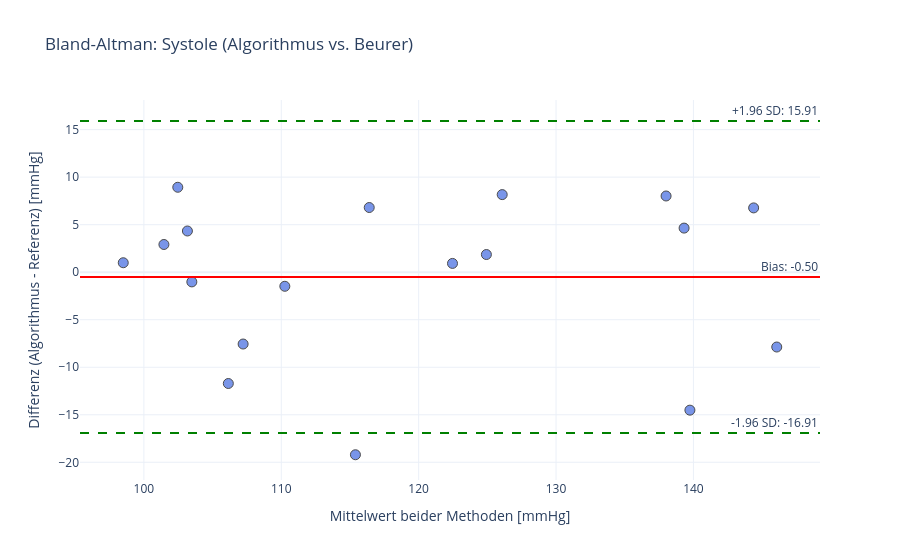
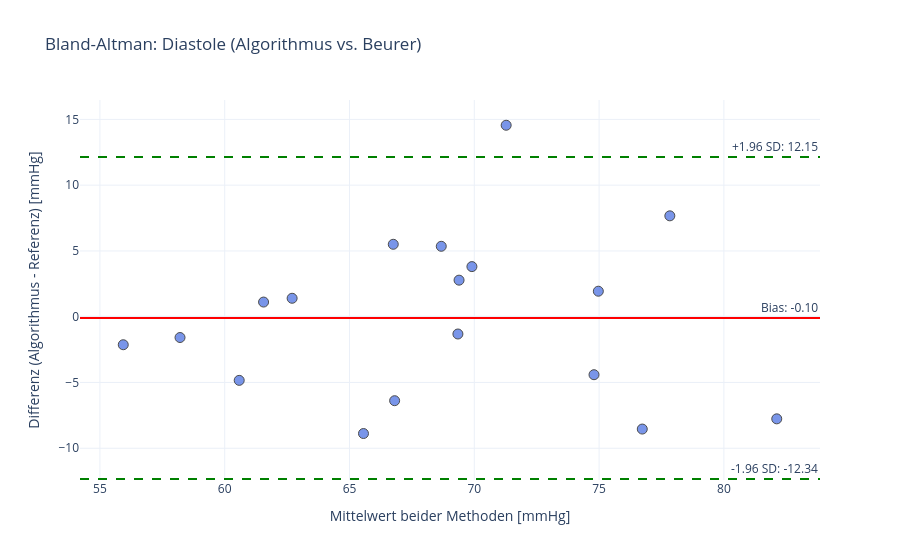
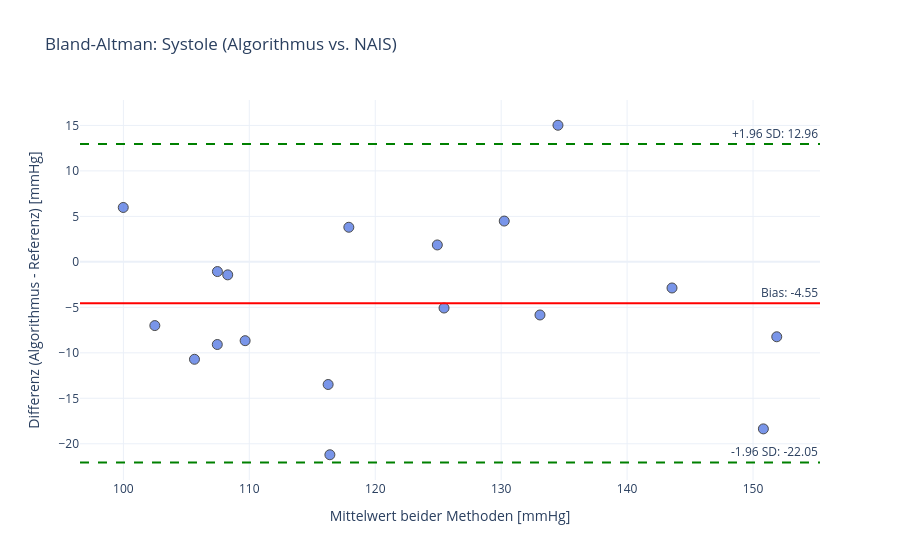
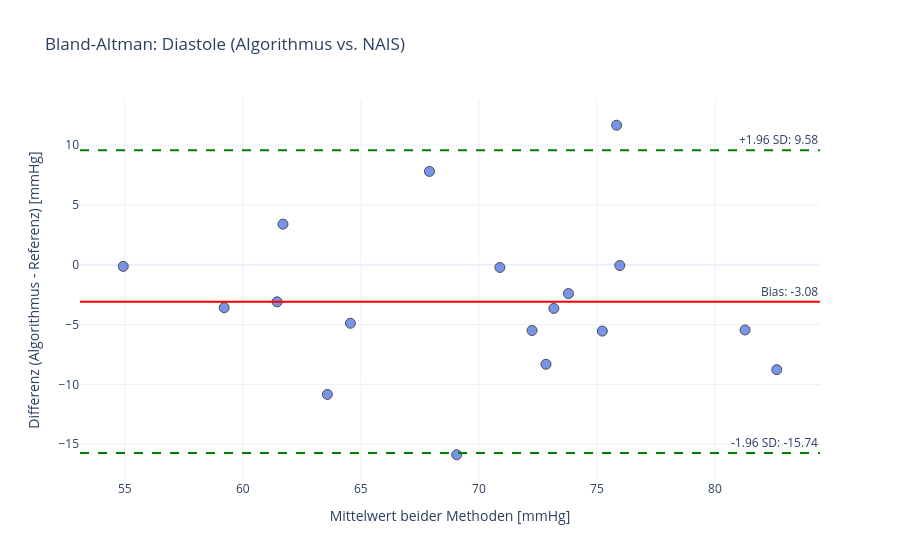

The cell these charts' notebook holds for them, in order:
### Markdown cell above
### Messungen optimiert auf Kombination zwischen Beurer und NAIS

### Code cell
run_analysis(catagories[0])

### Figure 1 — Plotly figure (JSON) as saved in the notebook; plotly's stock layout.template omitted (floating-point values rounded to 4 significant figures)
{"data": [{"hovertemplate": "<b>Messung: %{text}</b><br>Mittelwert: %{x:.1f} mmHg<br>Fehler (Algo-Ref): %{y:.1f} mmHg<extra></extra>", "marker": {"color": "royalblue", "line": {"color": "black", "width": 1}, "opacity": 0.7, "size": 10}, "mode": "markers", "name": "Messungen", "text": ["P01_REST_01_100825", "P01_REST_02_100825", "P01_ACTIV_01_160925", "P02_REST_01_100825", "P02_REST_02_160925", "P02_ACTIV_01_160925", "P03_REST_02_160925", "P03_ACTIV_02_160925", "P04_REST_01_160925", "P04_ACTIV_01_160925", "P05_REST_01_210925", "P05_ACTIV_01_210925", "P06_REST_01_191025", "P06_ACTIV_01_191025", "P07_REST_01_191025", "P07_ACTIV_01_191025", "P08_REST_01_201025", "P08_ACTIV_01_201025"], "x": [103.5, 98.5, 139.7, 107.2, 116.4, 138.0, 101.5, 106.1, 103.2, 115.4, 122.5, 139.3, 126.1, 144.4, 110.3, 146.1, 102.5, 124.9], "y": [-1.02, 0.9951, -14.51, -7.555, 6.804, 8.018, 2.915, -11.71, 4.336, -19.2, 0.9253, 4.639, 8.162, 6.765, -1.482, -7.871, 8.935, 1.86], "type": "scatter"}], "layout": {"shapes": [{"line": {"color": "red", "dash": "solid"}, "type": "line", "x0": 0, "x1": 1, "xref": "x domain", "y0": -0.5001, "y1": -0.5001, "yref": "y"}, {"line": {"color": "green", "dash": "dash"}, "type": "line", "x0": 0, "x1": 1, "xref": "x domain", "y0": 15.91, "y1": 15.91, "yref": "y"}, {"line": {"color": "green", "dash": "dash"}, "type": "line", "x0": 0, "x1": 1, "xref": "x domain", "y0": -16.91, "y1": -16.91, "yref": "y"}], "annotations": [{"showarrow": false, "text": "Bias: -0.50", "x": 1, "xanchor": "right", "xref": "x domain", "y": -0.5001, "yanchor": "bottom", "yref": "y"}, {"showarrow": false, "text": "+1.96 SD: 15.91", "x": 1, "xanchor": "right", "xref": "x domain", "y": 15.91, "yanchor": "bottom", "yref": "y"}, {"showarrow": false, "text": "-1.96 SD: -16.91", "x": 1, "xanchor": "right", "xref": "x domain", "y": -16.91, "yanchor": "bottom", "yref": "y"}], "title": {"text": "Bland-Altman: Systole (Algorithmus vs. Beurer)"}, "xaxis": {"title": {"text": "Mittelwert beider Methoden [mmHg]"}}, "yaxis": {"title": {"text": "Differenz (Algorithmus - Referenz) [mmHg]"}}, "hovermode": "closest"}}

### Figure 2 — Plotly figure (JSON) as saved in the notebook; plotly's stock layout.template omitted (floating-point values rounded to 4 significant figures)
{"data": [{"hovertemplate": "<b>Messung: %{text}</b><br>Mittelwert: %{x:.1f} mmHg<br>Fehler (Algo-Ref): %{y:.1f} mmHg<extra></extra>", "marker": {"color": "royalblue", "line": {"color": "black", "width": 1}, "opacity": 0.7, "size": 10}, "mode": "markers", "name": "Messungen", "text": ["P01_REST_01_100825", "P01_REST_02_100825", "P01_ACTIV_01_160925", "P02_REST_01_100825", "P02_REST_02_160925", "P02_ACTIV_01_160925", "P03_REST_02_160925", "P03_ACTIV_02_160925", "P04_REST_01_160925", "P04_ACTIV_01_160925", "P05_REST_01_210925", "P05_ACTIV_01_210925", "P06_REST_01_191025", "P06_ACTIV_01_191025", "P07_REST_01_191025", "P07_ACTIV_01_191025", "P08_REST_01_201025", "P08_ACTIV_01_201025"], "x": [62.7, 55.93, 76.73, 66.81, 68.68, 74.8, 58.21, 61.56, 69.39, 65.56, 69.9, 77.83, 82.12, 71.28, 69.34, 74.97, 60.58, 66.75], "y": [1.401, -2.131, -8.54, -6.384, 5.352, -4.409, -1.581, 1.114, 2.779, -8.88, 3.809, 7.668, -7.764, 14.55, -1.314, 1.939, -4.838, 5.506], "type": "scatter"}], "layout": {"shapes": [{"line": {"color": "red", "dash": "solid"}, "type": "line", "x0": 0, "x1": 1, "xref": "x domain", "y0": -0.09549, "y1": -0.09549, "yref": "y"}, {"line": {"color": "green", "dash": "dash"}, "type": "line", "x0": 0, "x1": 1, "xref": "x domain", "y0": 12.15, "y1": 12.15, "yref": "y"}, {"line": {"color": "green", "dash": "dash"}, "type": "line", "x0": 0, "x1": 1, "xref": "x domain", "y0": -12.34, "y1": -12.34, "yref": "y"}], "annotations": [{"showarrow": false, "text": "Bias: -0.10", "x": 1, "xanchor": "right", "xref": "x domain", "y": -0.09549, "yanchor": "bottom", "yref": "y"}, {"showarrow": false, "text": "+1.96 SD: 12.15", "x": 1, "xanchor": "right", "xref": "x domain", "y": 12.15, "yanchor": "bottom", "yref": "y"}, {"showarrow": false, "text": "-1.96 SD: -12.34", "x": 1, "xanchor": "right", "xref": "x domain", "y": -12.34, "yanchor": "bottom", "yref": "y"}], "title": {"text": "Bland-Altman: Diastole (Algorithmus vs. Beurer)"}, "xaxis": {"title": {"text": "Mittelwert beider Methoden [mmHg]"}}, "yaxis": {"title": {"text": "Differenz (Algorithmus - Referenz) [mmHg]"}}, "hovermode": "closest"}}

### Figure 3 — Plotly figure (JSON) as saved in the notebook; plotly's stock layout.template omitted (floating-point values rounded to 4 significant figures)
{"data": [{"hovertemplate": "<b>Messung: %{text}</b><br>Mittelwert: %{x:.1f} mmHg<br>Fehler (Algo-Ref): %{y:.1f} mmHg<extra></extra>", "marker": {"color": "royalblue", "line": {"color": "black", "width": 1}, "opacity": 0.7, "size": 10}, "mode": "markers", "name": "Messungen", "text": ["P01_REST_01_100825", "P01_REST_02_100825", "P01_ACTIV_01_160925", "P02_REST_02_160925", "P02_ACTIV_01_160925", "P03_REST_01_100825", "P03_REST_02_160925", "P03_ACTIV_02_160925", "P04_REST_01_160925", "P04_ACTIV_01_160925", "P05_REST_01_210925", "P05_ACTIV_01_210925", "P06_REST_01_191025", "P06_ACTIV_01_191025", "P07_REST_01_191025", "P07_ACTIV_01_191025", "P08_REST_01_201025", "P08_ACTIV_01_201025"], "x": [99.99, 102.5, 130.2, 117.9, 134.5, 108.3, 107.5, 105.6, 109.7, 116.4, 125.5, 150.8, 133.1, 151.9, 116.3, 143.6, 107.5, 124.9], "y": [5.98, -7.005, 4.486, 3.804, 15.02, -1.428, -9.085, -10.71, -8.664, -21.2, -5.075, -18.36, -5.838, -8.235, -13.48, -2.871, -1.065, 1.86], "type": "scatter"}], "layout": {"shapes": [{"line": {"color": "red", "dash": "solid"}, "type": "line", "x0": 0, "x1": 1, "xref": "x domain", "y0": -4.549, "y1": -4.549, "yref": "y"}, {"line": {"color": "green", "dash": "dash"}, "type": "line", "x0": 0, "x1": 1, "xref": "x domain", "y0": 12.96, "y1": 12.96, "yref": "y"}, {"line": {"color": "green", "dash": "dash"}, "type": "line", "x0": 0, "x1": 1, "xref": "x domain", "y0": -22.05, "y1": -22.05, "yref": "y"}], "annotations": [{"showarrow": false, "text": "Bias: -4.55", "x": 1, "xanchor": "right", "xref": "x domain", "y": -4.549, "yanchor": "bottom", "yref": "y"}, {"showarrow": false, "text": "+1.96 SD: 12.96", "x": 1, "xanchor": "right", "xref": "x domain", "y": 12.96, "yanchor": "bottom", "yref": "y"}, {"showarrow": false, "text": "-1.96 SD: -22.05", "x": 1, "xanchor": "right", "xref": "x domain", "y": -22.05, "yanchor": "bottom", "yref": "y"}], "title": {"text": "Bland-Altman: Systole (Algorithmus vs. NAIS)"}, "xaxis": {"title": {"text": "Mittelwert beider Methoden [mmHg]"}}, "yaxis": {"title": {"text": "Differenz (Algorithmus - Referenz) [mmHg]"}}, "hovermode": "closest"}}

### Figure 4 — Plotly figure (JSON) as saved in the notebook; plotly's stock layout.template omitted (floating-point values rounded to 4 significant figures)
{"data": [{"hovertemplate": "<b>Messung: %{text}</b><br>Mittelwert: %{x:.1f} mmHg<br>Fehler (Algo-Ref): %{y:.1f} mmHg<extra></extra>", "marker": {"color": "royalblue", "line": {"color": "black", "width": 1}, "opacity": 0.7, "size": 10}, "mode": "markers", "name": "Messungen", "text": ["P01_REST_01_100825", "P01_REST_02_100825", "P01_ACTIV_01_160925", "P02_REST_02_160925", "P02_ACTIV_01_160925", "P03_REST_01_100825", "P03_REST_02_160925", "P03_ACTIV_02_160925", "P04_REST_01_160925", "P04_ACTIV_01_160925", "P05_REST_01_210925", "P05_ACTIV_01_210925", "P06_REST_01_191025", "P06_ACTIV_01_191025", "P07_REST_01_191025", "P07_ACTIV_01_191025", "P08_REST_01_201025", "P08_ACTIV_01_201025"], "x": [61.7, 54.93, 75.23, 73.18, 73.8, 61.45, 59.21, 64.56, 70.89, 69.06, 67.9, 75.83, 82.62, 81.28, 72.84, 75.97, 63.58, 72.25], "y": [3.401, -0.1307, -5.54, -3.648, -2.409, -3.096, -3.581, -4.886, -0.221, -15.88, 7.809, 11.67, -8.764, -5.446, -8.314, -0.06128, -10.84, -5.494], "type": "scatter"}], "layout": {"shapes": [{"line": {"color": "red", "dash": "solid"}, "type": "line", "x0": 0, "x1": 1, "xref": "x domain", "y0": -3.079, "y1": -3.079, "yref": "y"}, {"line": {"color": "green", "dash": "dash"}, "type": "line", "x0": 0, "x1": 1, "xref": "x domain", "y0": 9.583, "y1": 9.583, "yref": "y"}, {"line": {"color": "green", "dash": "dash"}, "type": "line", "x0": 0, "x1": 1, "xref": "x domain", "y0": -15.74, "y1": -15.74, "yref": "y"}], "annotations": [{"showarrow": false, "text": "Bias: -3.08", "x": 1, "xanchor": "right", "xref": "x domain", "y": -3.079, "yanchor": "bottom", "yref": "y"}, {"showarrow": false, "text": "+1.96 SD: 9.58", "x": 1, "xanchor": "right", "xref": "x domain", "y": 9.583, "yanchor": "bottom", "yref": "y"}, {"showarrow": false, "text": "-1.96 SD: -15.74", "x": 1, "xanchor": "right", "xref": "x domain", "y": -15.74, "yanchor": "bottom", "yref": "y"}], "title": {"text": "Bland-Altman: Diastole (Algorithmus vs. NAIS)"}, "xaxis": {"title": {"text": "Mittelwert beider Methoden [mmHg]"}}, "yaxis": {"title": {"text": "Differenz (Algorithmus - Referenz) [mmHg]"}}, "hovermode": "closest"}}
